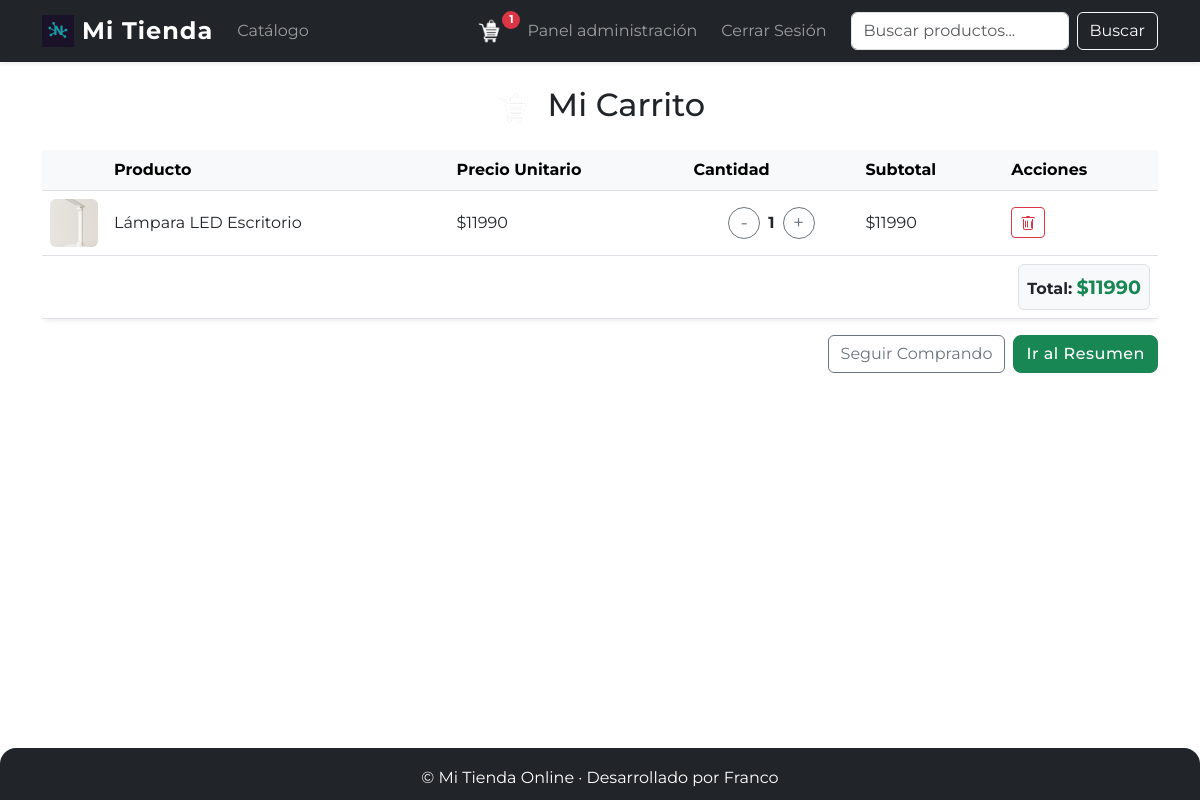
Page /carrito/ (signed in) on the earlier database version.
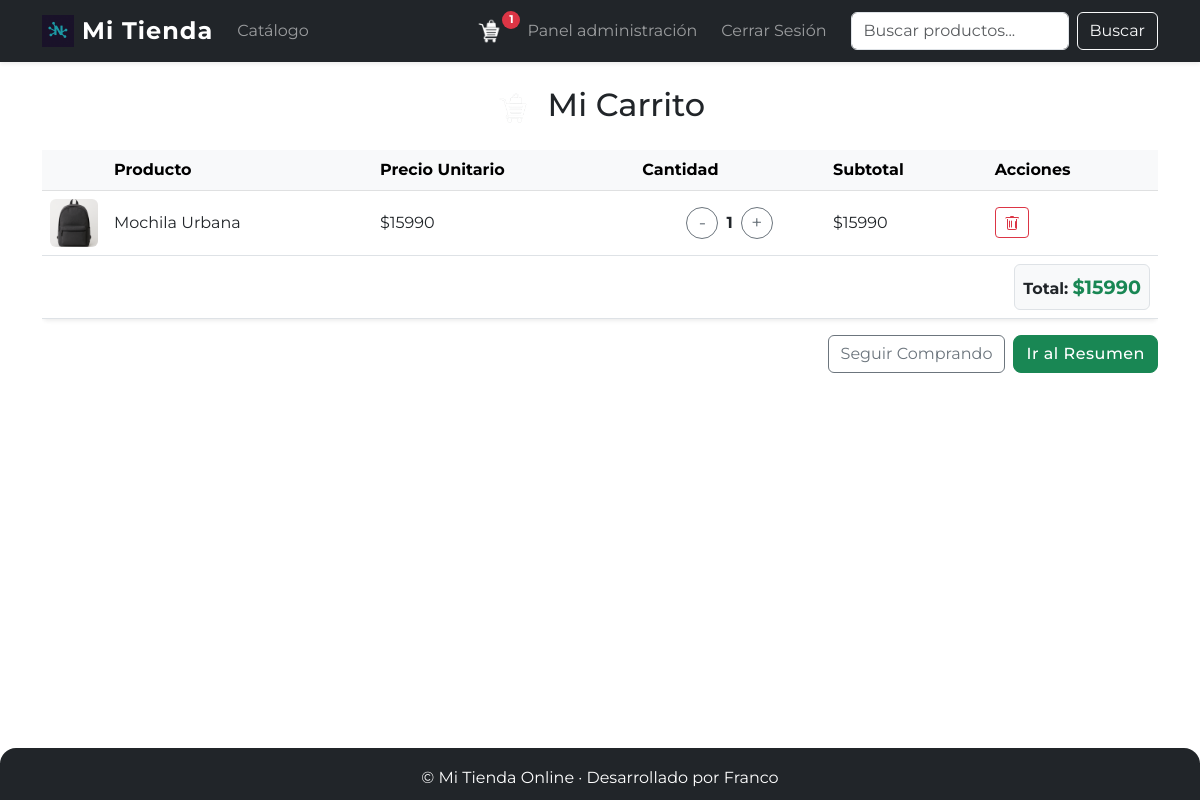
Same page on the later database version.
### tienda/models.py (models this page shows, shortened)
class ItemCarrito(models.Model):
    carrito = models.ForeignKey(Carrito, on_delete=models.CASCADE)
    producto = models.ForeignKey(Producto, on_delete=models.CASCADE)
    cantidad = models.PositiveIntegerField(default=1)
    def subtotal(self):
        return self.producto.precio * self.cantidad

class Producto(models.Model):
    nombre = models.CharField(max_length=100)
    descripcion = models.TextField()
    precio = models.DecimalField(max_digits=10, decimal_places=2)
    imagen = models.ImageField(upload_to='productos/')
    stock = models.PositiveIntegerField(default=0)
    disponible = models.BooleanField(default=True)
    fecha_creacion = models.DateTimeField(auto_now_add=True)

### tienda/views.py (the view)
# urls.py: path('carrito/', views.ver_carrito, name='ver_carrito'),
def ver_carrito(request):
    carrito = get_or_create_carrito(request)
    items = carrito.itemcarrito_set.all()
    total = carrito.total()
    return render(request, 'tienda/carrito.html', {'items': items, 'total': total})

### tienda/context_processors.py (called while the page is built, shortened)
def carrito(request):
    if request.user.is_authenticated:
        carrito, _ = Carrito.objects.get_or_create(usuario=request.user)
        return {'carrito': carrito}

### tienda/models.py (called while the page is built)
    def total(self):
        return sum(item.subtotal() for item in self.itemcarrito_set.all())

### tienda/views.py (called while the page is built, shortened)
def get_or_create_carrito(request):
    if request.user.is_authenticated:
        carrito, _ = Carrito.objects.get_or_create(usuario=request.user)
    return carrito

### templates/tienda/carrito.html (shortened to what this page needs)
{% extends 'base.html' %}
{% load static %}
{% block content %}
<div class="mb-4 text-center">
    <h2 class="mb-3">
        <img src="{% static 'img/carrito.png' %}" alt="Carrito" width="36" height="36" style="vertical-align: middle; margin-right: 8px;">
        Mi Carrito
    </h2>
</div>
{% if items %}
<div class="table-responsive d-none d-md-block">
    <table class="table align-middle bg-white shadow-sm rounded">
        <thead class="table-light">
            <tr>
                <th></th>
                <th>Producto</th>
                <th>Precio Unitario</th>
                <th>Cantidad</th>
                <th>Subtotal</th>
                <th>Acciones</th>
            </tr>
        </thead>
        <tbody>
            {% for item in items %}
            <tr>
                <td style="width: 60px;">
                    {% if item.producto.imagen %}
                    <img src="{{ item.producto.imagen.url }}" alt="{{ item.producto.nombre }}" style="width: 48px; height: 48px; object-fit: cover; border-radius: 6px;">
                    {% endif %}
                </td>
                <td>{{ item.producto.nombre }}</td>
                <td>${{ item.producto.precio|floatformat:0 }}</td>
                <td>
                    <div class="d-flex align-items-center gap-2 justify-content-center">
                        <button class="btn btn-outline-secondary btn-sm btn-qty" data-action="decrease" data-item-id="{{ item.id }}" type="button">-</button>
                        <span class="fw-bold" id="qty-{{ item.id }}">{{ item.cantidad }}</span>
                        <button class="btn btn-outline-secondary btn-sm btn-qty" data-action="increase" data-item-id="{{ item.id }}" type="button">+</button>
                    </div>
                </td>
                <td>${{ item.subtotal|floatformat:0 }}</td>
                <td>
                    <a href="{% url 'eliminar_del_carrito' item.id %}" class="btn btn-outline-danger btn-sm" title="Eliminar">
                    </a>
                </td>
            </tr>
            {% endfor %}
        </tbody>
        <tfoot>
            <tr>
                <td colspan="4"></td>
                <td colspan="2" class="text-end">
                    <div class="p-2 bg-light border rounded d-inline-block">
                        <span class="fw-bold">Total:</span>
                        <span class="fw-bold text-success" style="font-size: 1.2em;">${{ total|floatformat:0 }}</span>
                    </div>
                </td>
            </tr>
        </tfoot>
    </table>
    <div class="d-flex justify-content-end gap-2 mt-3">
        <a href="{% url 'catalogo' %}" class="btn btn-outline-secondary">Seguir Comprando</a>
        <a href="{% url 'checkout' %}" class="btn btn-success">Ir al Resumen</a>
    </div>
</div>
{% else %}
<div class="alert alert-info">
    Tu carrito está vacío.
    <a href="{% url 'catalogo' %}" class="alert-link">Ver catálogo</a>
</div>
{% endif %}
{% endblock %}

Differences in the rows shown:
removed ItemCarrito: producto.imagen (picture), producto.nombre "Lámpara LED Escritorio", producto.precio "11990", cantidad "1", subtotal "11990"
added ItemCarrito: producto.imagen (picture), producto.nombre "Mochila Urbana", producto.precio "15990", cantidad "1", subtotal "15990"
Other differences:
{{ total|floatformat:0 }}: "11990" → "15990"
